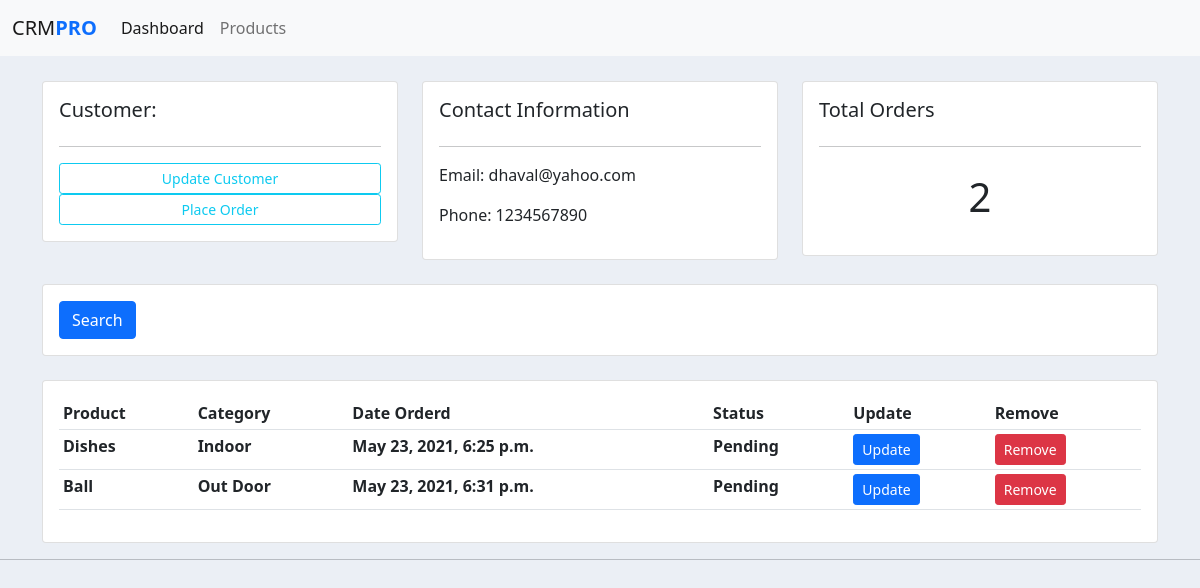
The app's page /customer/1/, older data.
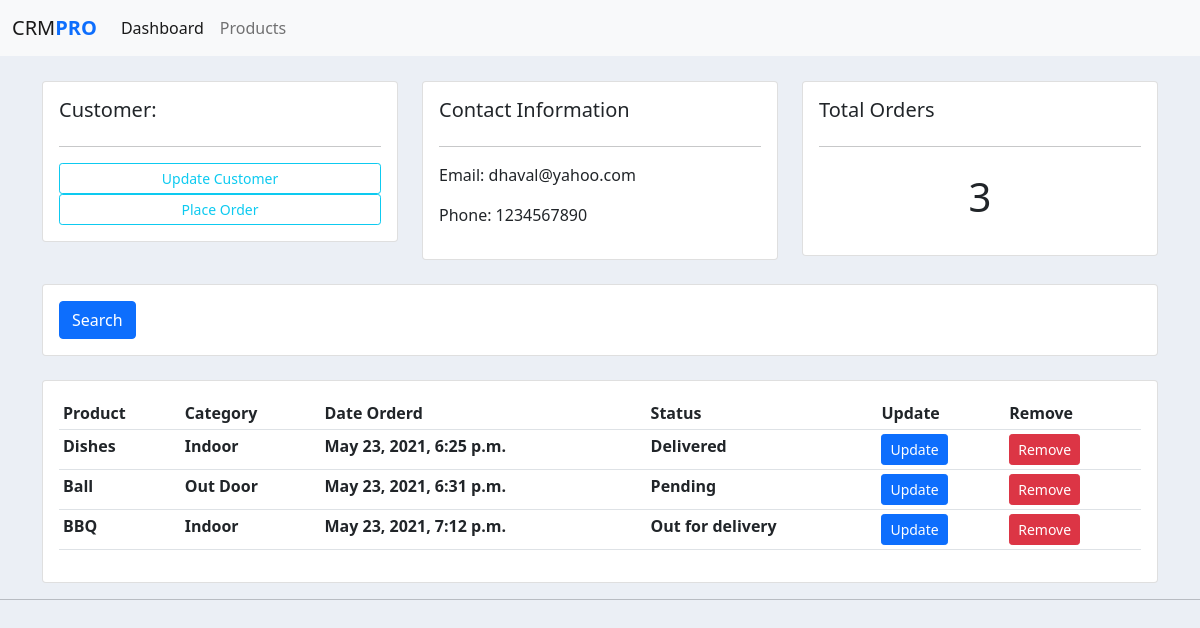
The same page, newer data.
### accounts/models.py (models this page shows, shortened)
class Order(models.Model):
    STATUS = (
        ('Pending', 'Pending'),
		('Out for delivery', 'Out for delivery'),
		('Delivered', 'Delivered'),
    )
    customer = models.ForeignKey(Customer, null=True, on_delete=models.SET_NULL)
    product = models.ForeignKey(Product, null=True, on_delete=models.SET_NULL)
    date_created = models.DateTimeField(auto_now_add=True, null=True)
    status = models.CharField(max_length=200, null=True, choices=STATUS)

class Product(models.Model):
    CATEGORY = (
		('Indoor', 'Indoor'),
		('Out Door', 'Out Door'),
	)
    name = models.CharField(max_length=200, null=True)
    price = models.FloatField(null=True)
    category = models.CharField(max_length=200, null=True, choices=CATEGORY)
    description = models.CharField(max_length=200, null=True)
    date_created = models.DateTimeField(auto_now_add=True, null=True)
    tags = models.ManyToManyField(Tag)
    def __str__(self):
        return self.name

### accounts/views.py (the view)
# urls.py: path('customer/<str:pk_test>/',views.customer, name='customer'),
def customer(request, pk_test):
    customer = Customer.objects.get(id=pk_test)
    orders = customer.order_set.all()
    orders_count = orders.count()
    context = {
        'customer' : customer,
        'orders' : orders,
        'orders_count' : orders_count,
    }
    return render(request,'accounts/customer.html',context)

### accounts/templates/accounts/customer.html
{% extends 'accounts/main.html' %}
{% block content %}
<br>
<div class="row">
	<div class="col-md">
		<div class="card card-body">
			<h5>Customer:</h5>
			<hr>
			<a class="btn btn-outline-info  btn-sm btn-block" href="">Update Customer</a>
			<a class="btn btn-outline-info  btn-sm btn-block" href="{% url 'create_order' customer.id %}">Place Order</a>
		</div>
	</div>
	<div class="col-md">
		<div class="card card-body">
			<h5>Contact Information</h5>
			<hr>
			<p>Email: {{ customer.email }} </p>
			<p>Phone: {{ customer.phone }} </p>
		</div>
	</div>
	<div class="col-md">
		<div class="card card-body">
			<h5>Total Orders</h5>
			<hr>
			<h1 style="text-align: center;padding: 10px">{{ orders_count }}</h1>
		</div>
	</div>
</div>
<br>
<div class="row">
	<div class="col">
		<div class="card card-body">
			<form method="get">
		    <button class="btn btn-primary" type="submit">Search</button>
		  </form>
		</div>
	</div>
</div>
<br>
<div class="row">
	<div class="col-md">
		<div class="card card-body">
			<table class="table table-sm">
				<tr>
					<th>Product</th>
					<th>Category</th>
					<th>Date Orderd</th>
					<th>Status</th>
					<th>Update</th>
					<th>Remove</th>
				</tr>
				{% for i in orders %}
					<tr>
						<th>{{ i.product }}</th>
						<th>{{ i.product.category }}</th>
						<th>{{ i.date_created }}</th>
						<th>{{ i.status }}</th>
						<th><a class="btn btn-sm btn-primary" href="{% url 'update_order' i.id %}">Update</a> </th>
						<th><a class="btn btn-sm btn-danger" href="{% url 'delete_order' i.id %}">Remove</a></th>
					</tr>
				{% endfor %}
			</table>
		</div>
	</div>
</div>
{% endblock %}

Row changes from the older to the newer data that the page shows:
changed Order "Dishes": status "Pending" → "Delivered"
added Order: product "BBQ", product.category "Indoor", date_created "May 23, 2021, 7:12 p.m.", status "Out for delivery"
Text that changed along with them:
{{ orders_count }}: "2" → "3"
